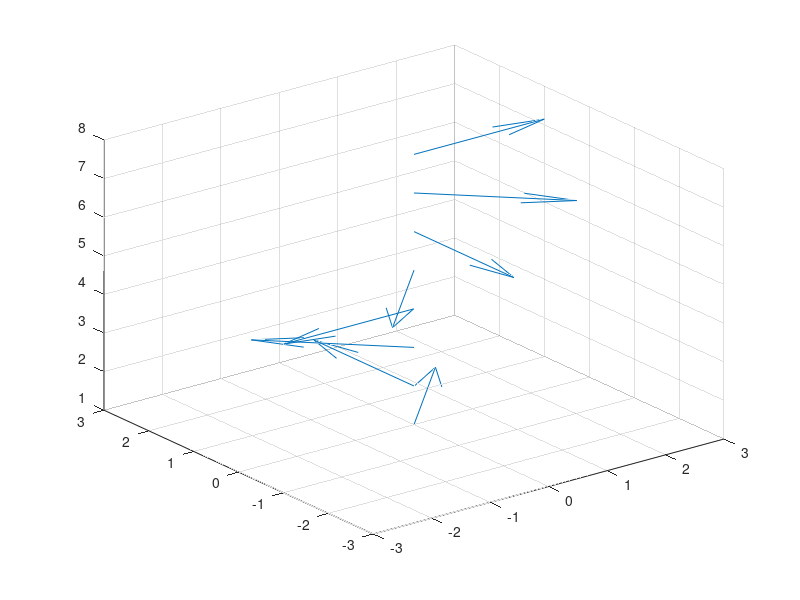

MATLAB code to generate this figure:
%Cone_plot takes the value of A and H and which optimizes the value of 
%Continuum free energy using a initial vector p0. and plots the data to
%visualize a elliptic cone in Dresselhaus Limit.
clear;
A=0.5;
H=1;
%s is a function of p. three component of s corresponds to x, y and z axes respectively.
%p is set containing variables theta(i) and phi(i)
%the 21st variable of p contains L.
size=8;
p0=ones(1,2*size+1);
p0(2*size+1)=1e-10;
for i=1:size
    p0(i)=pi/2;
    p0(i+size)=i*2*pi/size;
end
del=@(p)abs(p(2*size+1)/size);%del is step size in L. del=L/size.

s=cell(3,size);
for i=1:size
    j=size+i;
    s{1,i}=@(p)(cos(p(j))*sin(p(i)))*del(p);
    s{2,i}=@(p)(sin(p(j))*sin(p(i)))*del(p);
    s{3,i}=@(p)cos(p(i))*del(p);
end
%Boundary Conditions
s{1,size+1}=@(p)(cos(p(size+1))*sin(p(1)))*del(p);
s{2,size+1}=@(p)(sin(p(size+1))*sin(p(1)))*del(p);
s{3,size+1}=@(p)cos(p(1))*del(p);

F=@(p)0; %F is the array of Continum free energy functions

for i=1:size
    t1=@(p)0.5*((s{1,i+1}(p)-s{1,i}(p))^2+(s{2,i+1}(p)-s{2,i}(p))^2+(s{3,i+1}(p)-s{3,i}(p))^2)/(del(p)^2);% 0.5*grad(n)^2
    t2=@(p)(s{2,i}(p)*(s{1,i+1}(p)-s{1,i}(p))+s{1,i}(p)*(s{2,i+1}(p)-s{2,i}(p)))/del(p); % n.curl(n)
    F=@(p)F(p)+del(p)*(t1(p)+t2(p)+(A*s{3,i}(p)^2-H*s{3,i}(p)));
end
[p,fval]=fminunc(F,p0); %Conjugate Gradient Minimization.
theta=mod(p(1:size),pi);
phi=mod(p(size+1:2*size),2*pi);
x=cos(phi).*sin(theta);
y=sin(phi).*sin(theta);
z=cos(theta);
X=zeros(1,size);
Y=zeros(1,size);
Z=1:size;
quiver3(X,Y,Z,x,y,z);